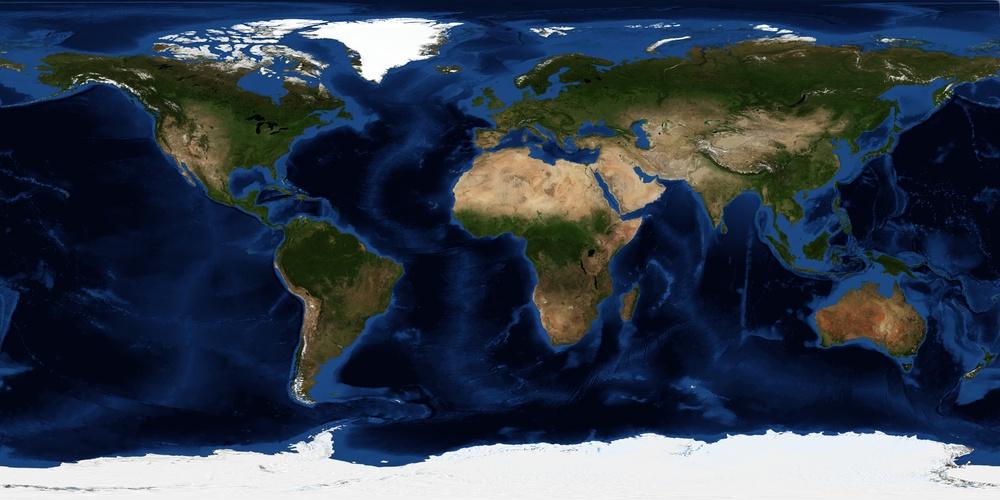
#> input picture world.jpg, 1000 x 500 px, shrunk from 5400 x 2700 before the run
$ python PillowLib.py
#> lines starting #> are read from the running program, lines starting #| are printed output that depends on the picture
from PIL import Image

jpgImage = Image.open("world.jpg")
#> jpgImage is the input picture: PIL image 1000x500 RGB; mean R, G, B 51.1, 61.9, 76.4

#area = (100,100, 300, 375)

print(jpgImage.size)
#| (1000, 500)
print(jpgImage.format)
#| JPEG

#cropped_img = jpgImage.crop(area)
#cropped_img.save('new.jpg')

picture_size = jpgImage.size
#> picture_size = (1000, 500)
print("size: ", picture_size)
#| size:  (1000, 500)

color_mode = jpgImage.mode
#> color_mode = 'RGB'
print("color mode = ", color_mode)
#| color mode =  RGB

red, green, blue = jpgImage.split()
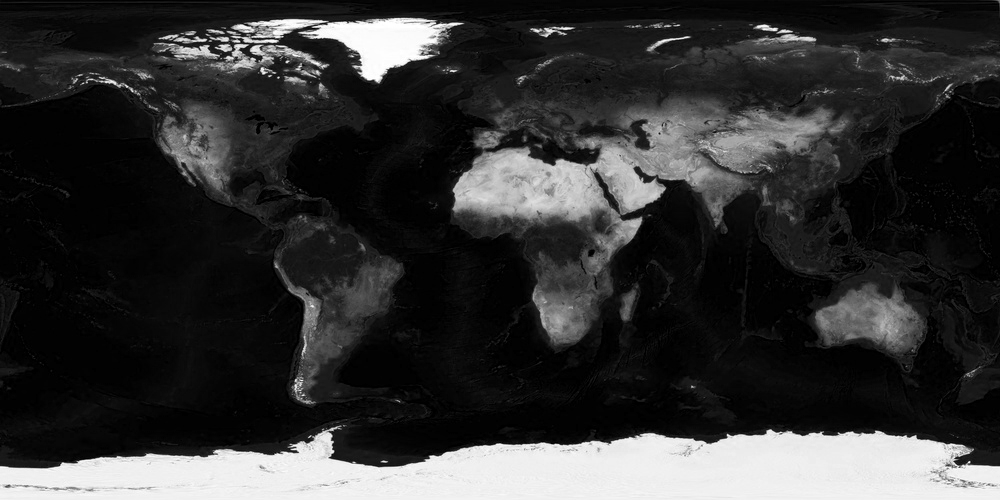
#> red: PIL image 1000x500 L; min 0, max 255, mean 51.1
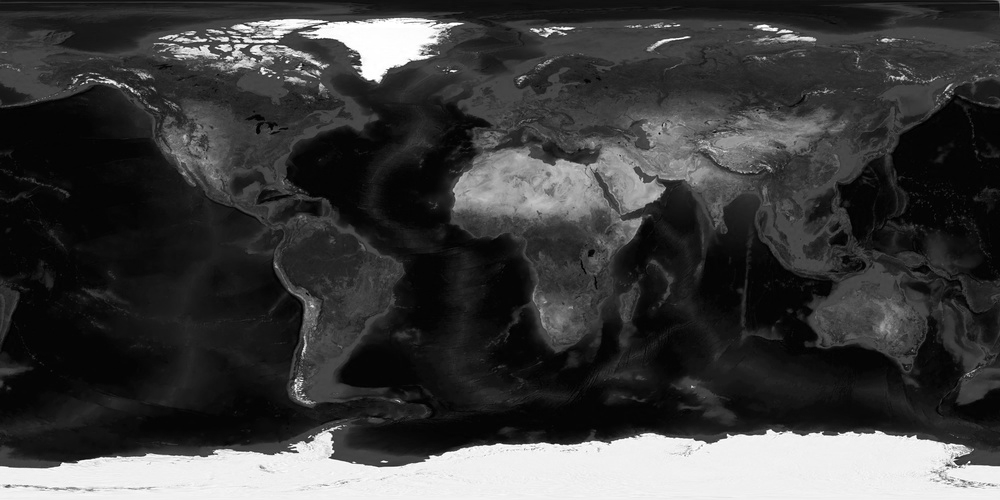
#> green: PIL image 1000x500 L; min 0, max 255, mean 61.9
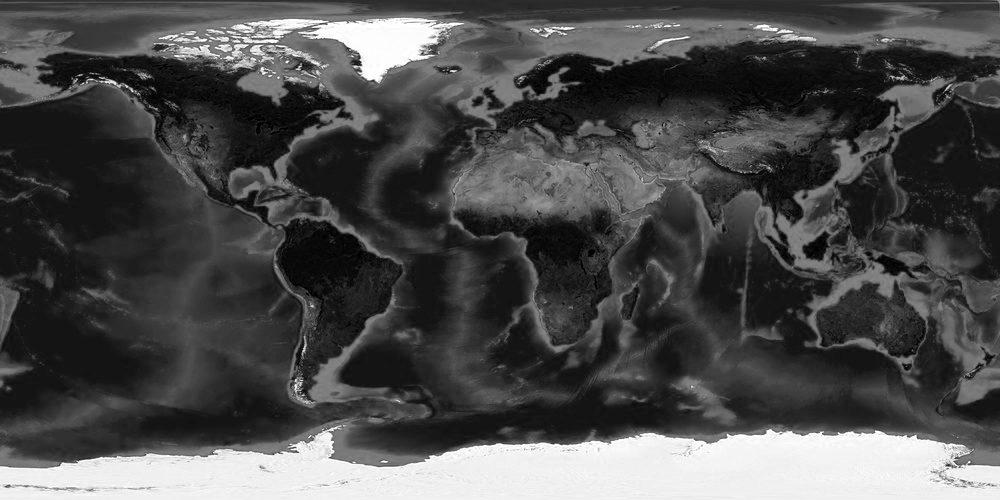
#> blue: PIL image 1000x500 L; min 0, max 255, mean 76.4

newImage = Image.merge("RGB", (green, blue, red))
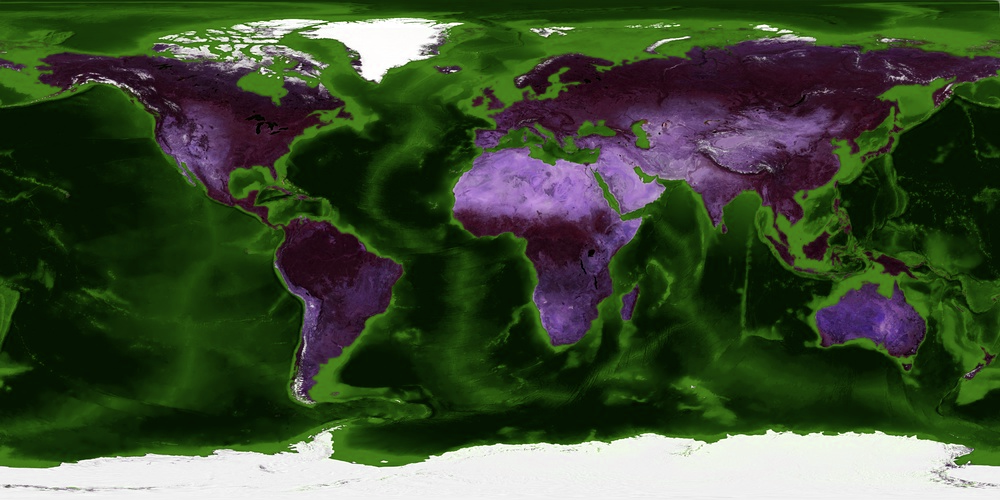
#> newImage: PIL image 1000x500 RGB; mean R, G, B 61.9, 76.4, 51.1
newImage.show()

transponseImage = jpgImage.transpose(Image.FLIP_LEFT_RIGHT)
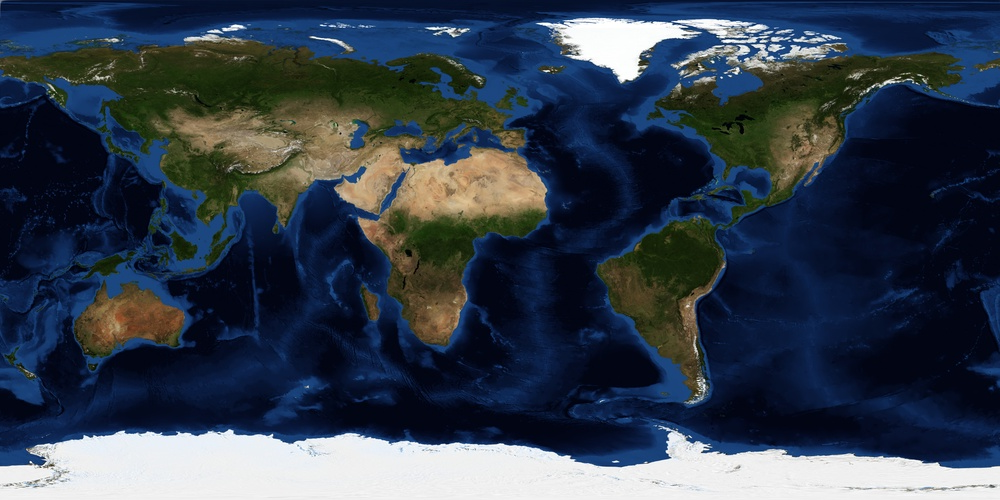
#> transponseImage: PIL image 1000x500 RGB; mean R, G, B 51.1, 61.9, 76.4
transponseImage.show()

#jpgImage.show();
